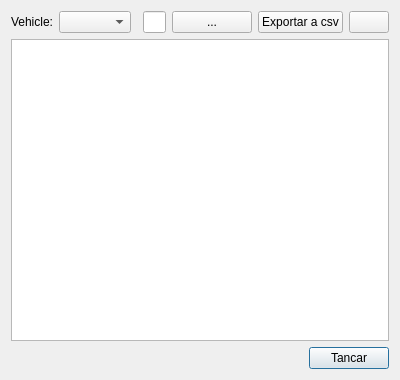
<?xml version="1.0" encoding="UTF-8"?>
<ui version="4.0">
 <class>Dialog</class>
 <widget class="QDialog" name="Dialog">
  <property name="geometry">
   <rect>
    <x>0</x>
    <y>0</y>
    <width>400</width>
    <height>380</height>
   </rect>
  </property>
  <property name="windowTitle">
   <string>Registre de residus</string>
  </property>
  <layout class="QGridLayout" name="gridLayout">
   <item row="2" column="0">
    <spacer name="horizontalSpacer">
     <property name="orientation">
      <enum>Qt::Horizontal</enum>
     </property>
     <property name="sizeHint" stdset="0">
      <size>
       <width>40</width>
       <height>20</height>
      </size>
     </property>
    </spacer>
   </item>
   <item row="2" column="1">
    <widget class="QPushButton" name="btn_close">
     <property name="text">
      <string>Tancar</string>
     </property>
    </widget>
   </item>
   <item row="0" column="0" colspan="2">
    <layout class="QGridLayout" name="gridLayout_2">
     <item row="0" column="5">
      <widget class="QPushButton" name="btn_export_load">
       <property name="text">
        <string>Exportar a csv</string>
       </property>
      </widget>
     </item>
     <item row="0" column="1">
      <widget class="QComboBox" name="cmb_filter_vehicle"/>
     </item>
     <item row="0" column="0">
      <widget class="QLabel" name="label">
       <property name="text">
        <string>Vehicle:</string>
       </property>
      </widget>
     </item>
     <item row="0" column="4">
      <widget class="QPushButton" name="btn_path">
       <property name="text">
        <string>...</string>
       </property>
      </widget>
     </item>
     <item row="0" column="3">
      <widget class="QLineEdit" name="txt_path">
       <property name="readOnly">
        <bool>true</bool>
       </property>
      </widget>
     </item>
     <item row="0" column="6">
      <widget class="QPushButton" name="btn_open_image">
       <property name="text">
        <string/>
       </property>
      </widget>
     </item>
     <item row="2" column="0" colspan="7">
      <widget class="QTableView" name="tbl_loads">
       <property name="sortingEnabled">
        <bool>true</bool>
       </property>
      </widget>
     </item>
    </layout>
   </item>
  </layout>
 </widget>
 <resources/>
 <connections/>
</ui>
